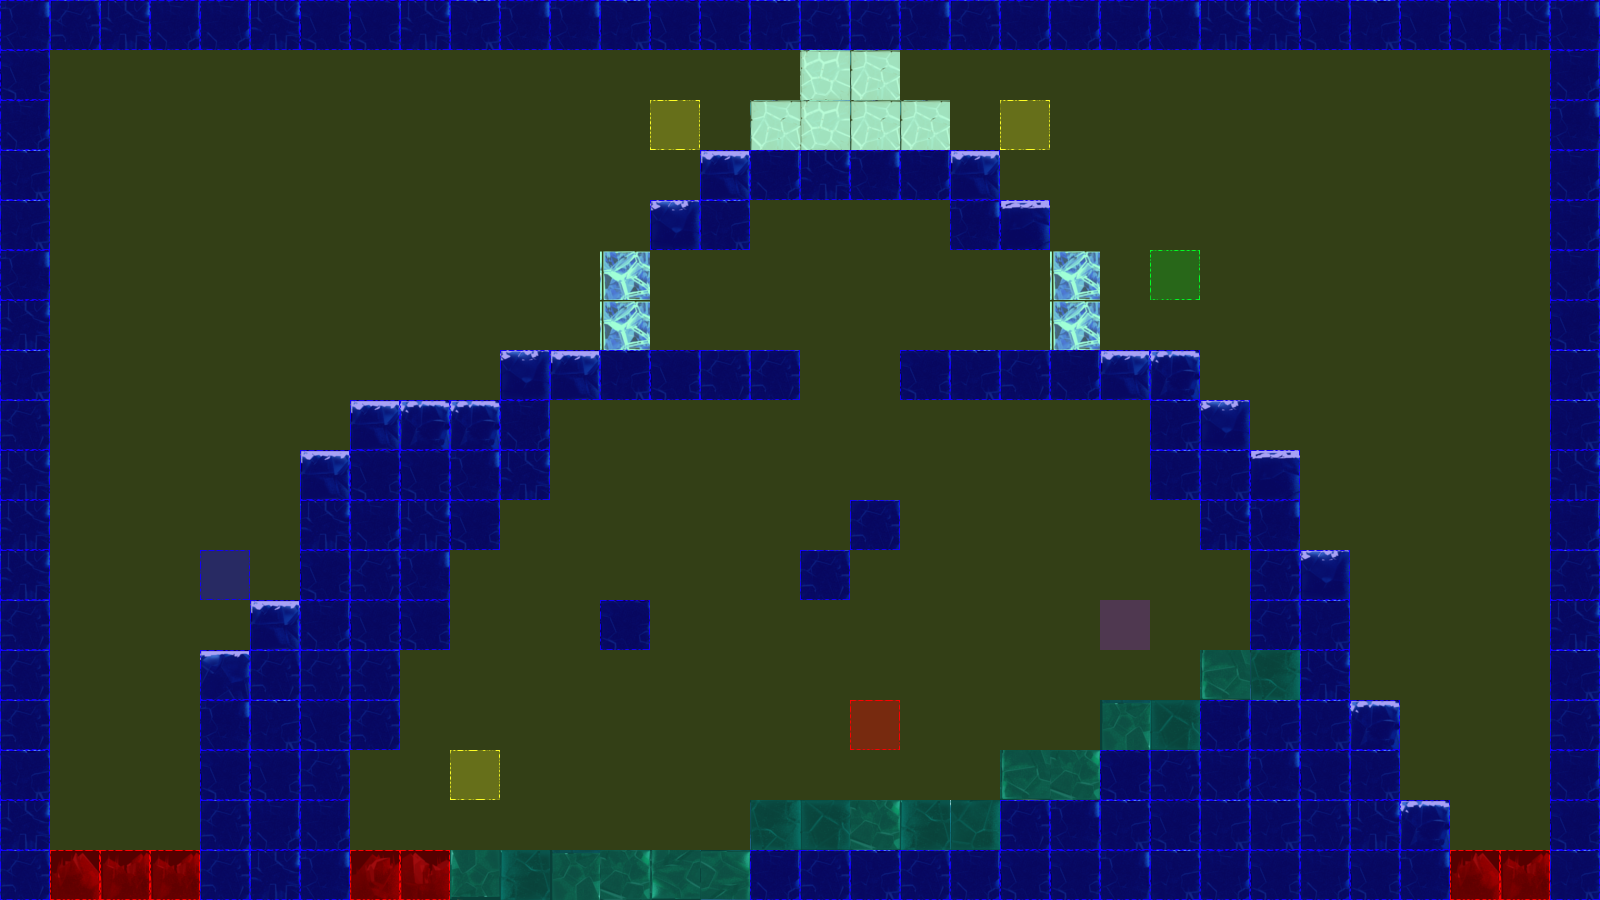

Tiled map render using the project's own tile images. Description and the map definition, with tile-layer contents summarised, below:
An orthogonal 32x18 tile map with 50x50 px tiles, 3 tile layers (terrain, collision, event), 2 tilesets.

<map version="1.0" orientation="orthogonal" renderorder="left-up" width="32" height="18" tilewidth="50" tileheight="50" nextobjectid="3">
 <tileset firstgid="1" name="frozenPlainsTile" tilewidth="50" tileheight="50" tilecount="50" columns="10">
  <image source="tiles/iceTile.png" width="500" height="251" />
 </tileset>
 <tileset firstgid="51" name="collisionTile" tilewidth="50" tileheight="50" tilecount="12" columns="3">
  <image source="tiles/collisionTile.png" width="150" height="200" />
 </tileset>
 <layer name="terrain" width="32" height="18">
  <data>[576 cells, 207 non-empty, 28 distinct tile ids]</data>
 </layer>
 <layer name="collision" width="32" height="18">
  <data>[576 cells, 576 non-empty, 4 distinct tile ids]</data>
 </layer>
 <layer name="event" width="32" height="18">
  <data>[576 cells, 7 non-empty, 5 distinct tile ids]</data>
 </layer>
</map>
